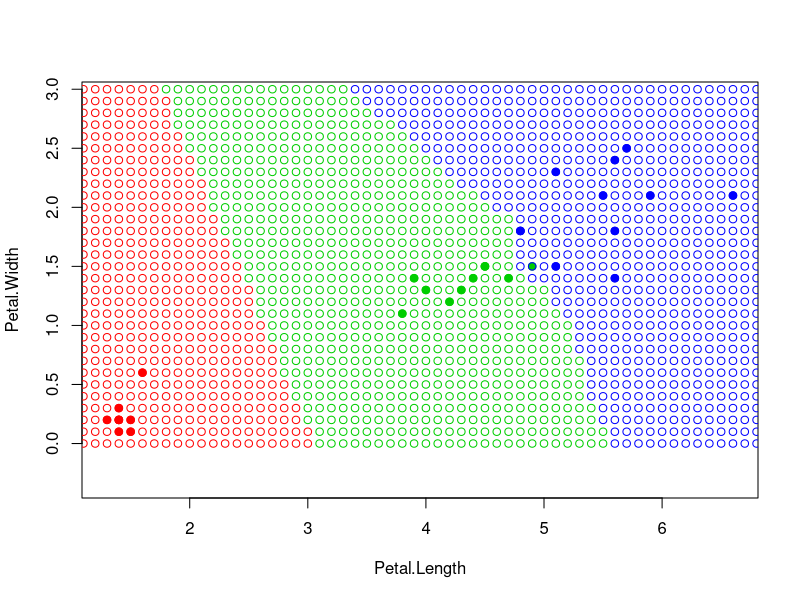

Reproduce this figure in R.
euclideanDistance <- function(u, v){
  sqrt(sum((u - v)^2))
}

##  Сортируем объекты согласно расстояния до объекта z
sortObjectsByDist <- function(xl, z, metricFunction = euclideanDistance){
  l <- dim(xl)[1]
  n <- dim(xl)[2] - 1
  ##  Создаём матрицу расстояний
  distances <- matrix(NA, l, 2)
  for (i in 1:l)
  {
    distances[i, ] <- c(i, metricFunction(xl[i, 1:n], z))
  }
  ##  Сортируем
  orderedXl <- xl[order(distances[, 2]), ]
  return (orderedXl);
}
##  Применяем метод kNN
kNN <- function(xl, z, k){
  ##  Сортируем выборку согласно классифицируемого объекта
  orderedXl <- sortObjectsByDist(xl, z)
  n <- dim(orderedXl)[2] - 1
  ##  Получаем классы первых k соседей
  classes <- orderedXl[1:k, n + 1]
  ##  Составляем таблицу встречаемости каждого класса
  counts <- table(classes)
  ##  Находим класс, который доминирует среди первых k соседей
  class <- names(which.max(counts))
  return (class)
}

## создаем уменьшенную выборку
iris30 = iris[sample(c(1:150), 30, replace=FALSE),]

##  Рисуем выборку
colors <- c("setosa" = "red", "versicolor" = "green3",
            "virginica" = "blue")
plot(iris30[, 3:4], pch = 21, bg = colors[iris30$Species], col
     = colors[iris30$Species], asp = 1)

##  Классификация одного заданного объекта
z <- c(2.7, 1)
xl <- iris30[, 3:5]
class <- kNN(xl, z, k=6)
# points(z[1], z[2], pch = 22, bg = colors[class], asp = 1)

points_array <- c()

for (xtmp in seq(0, 7, by=0.1)){
  for (ytmp in seq(0, 3, by=0.1)){
    z <- c(xtmp,ytmp)
    class <- kNN(xl, z, 5)
    points_array <- c(points_array, c(z))
    points(z[1], z[2], pch = 1, col = colors[class])
  }
}
